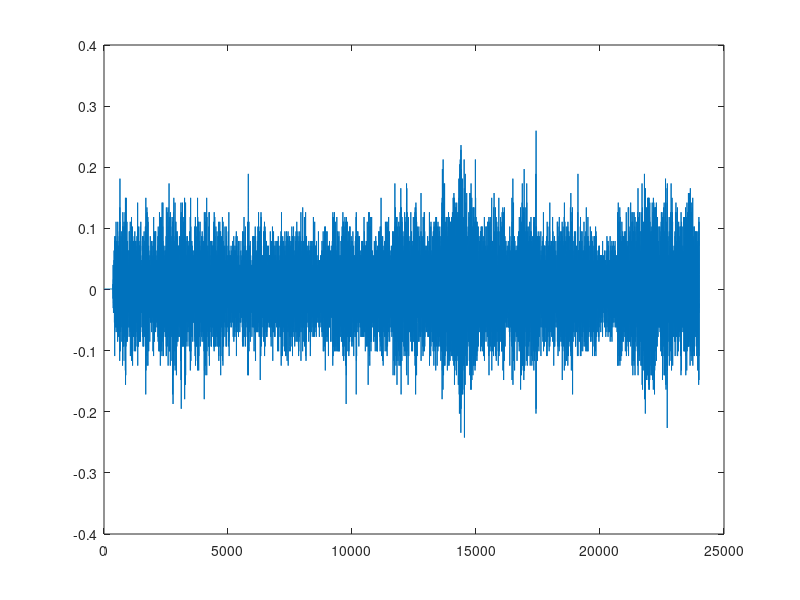

Source code (MATLAB):
clear all;close all; clc;
load VoiceData;
data=digital_line;
pData=data*2-1;
fc=99000000;
fcs=10*fc;
Ts=1/fcs;
Tc=1/fc;
M=1;
n=M*length(data);
t=0:Ts:n*Tc;
carrier=cos(2*pi*fc*t);
% subplot(2,1,1);
% stem(pData);
% subplot(2,1,2);
% plot(carrier);
%% squaredata
tp=0:Ts:Tc*M;
exdata=zeros(1,length(data)*(length(tp)-1));
index1=1;
for i=1:length(data)
    for j=1:length(tp)-1
        exdata(index1)=pData(i);
        index1=index1+1;
    end
end
exdata=[exdata 0];
% figure;
% plot(exdata,'r-','LineWidth',4);
% hold on;
% plot(carrier,'g-');
% grid on;
% hold on;
%% modulate
mSig=exdata.*carrier;
% plot(mSig,'b-','LineWidth',2);

%% channel

SNR=10;
rx=awgn(mSig,SNR);

% figure;
% plot(mSig,'r-','LineWidth',3);
% hold on;
% plot(rx,'b-','LineWidth',1);
% grid on;

%% demodulate
demSig=rx.*carrier;
% figure;
% plot(demSig);
% grid on;

%% decode
k=1;
rcv=zeros(1,length(data)); 
index=0;
for i=1:length(data)
   index=index+1;
    sm=0;
    for j=1:length(tp)-1
        sm=sm+ demSig(k);
        k=k+1;
   end
    if(sm>0)
        rcv(index)=1;
    else
        rcv(index)=0;
    end
end

%% output
tl = (0:1:Fs*Vlength-1); 
out=zeros(1,Fs*Vlength-1);

for j=0:Fs*Vlength-1
    out(j+1)=bi2de(rcv((j*nBits)+(1:nBits)));
end
out=(out/(2^nBits-1))+mini;
plot(tl,out);
sound(out);
clc; 
